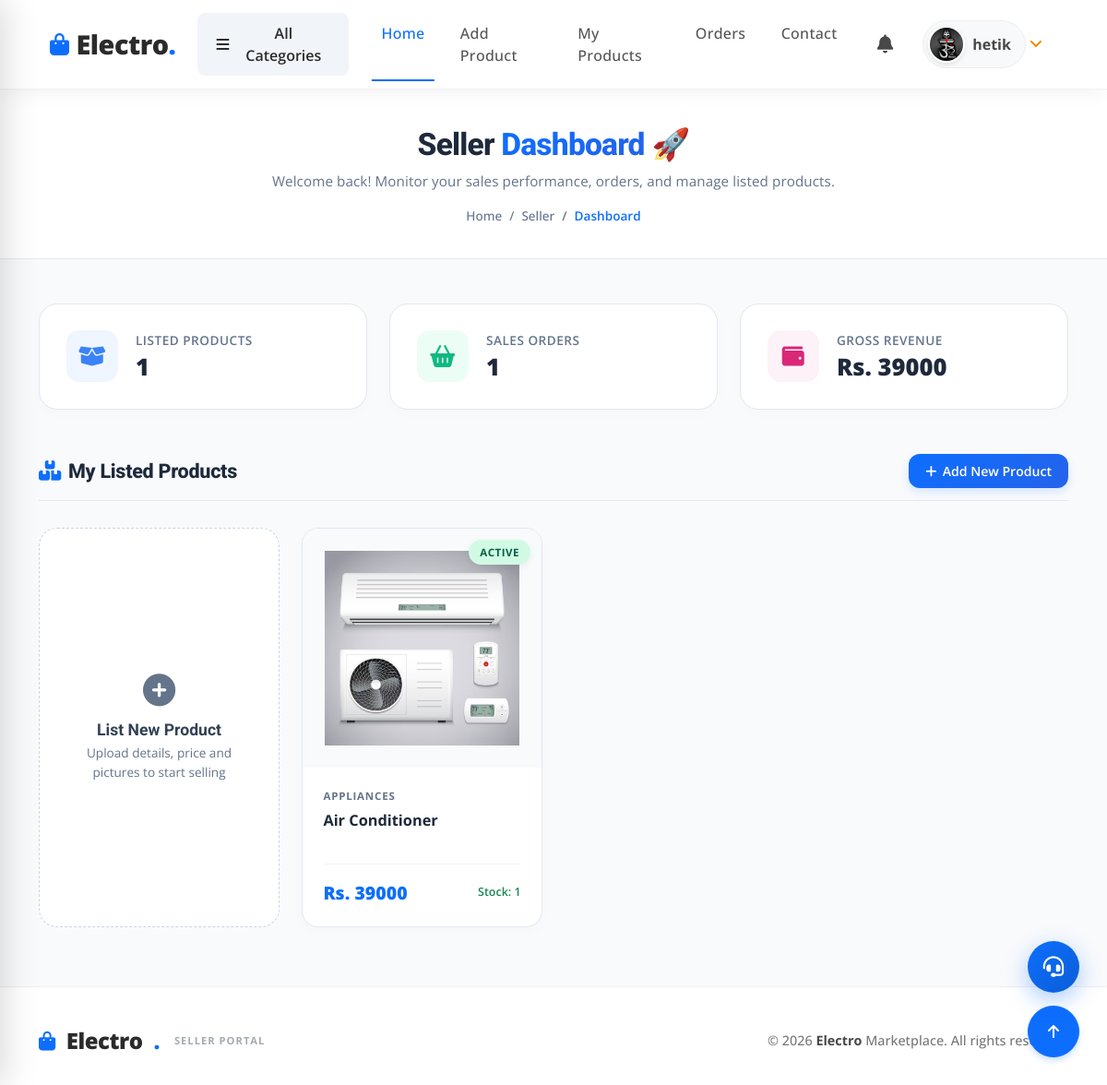
The app's page /seller-index/ (signed in) with its own data.
### myapp/models.py (models this page shows, shortened)
class User(models.Model):
    fname=models.CharField(max_length=100)
    lname=models.CharField(max_length=100)
    email=models.EmailField()
    mobile=models.PositiveIntegerField()
    address=models.TextField()
    password=models.CharField(max_length=100)
    profile_picture=models.ImageField(upload_to="profile_picture/")
    usertype=models.CharField(max_length=100,default="buyer")

class Product(models.Model):
    seller=models.ForeignKey(User,on_delete=models.CASCADE)
    category=(
        ("Mobile","Mobile"),
        ("Electronics","Electronics"),
    )
    product_category=models.CharField(max_length=100,choices=category)
    product_name=models.CharField(max_length=100)
    product_price=models.PositiveIntegerField()
    product_desc=models.TextField()
    product_picture=models.ImageField(upload_to="product_picture/")
    product_status=models.BooleanField(default=True)
    product_stock=models.PositiveIntegerField(default=0)
    returnable=models.BooleanField(default=False)
    return_days=models.PositiveIntegerField(default=0)

### myapp/views.py (the view)
# urls.py: path('seller-index/',views.seller_index,name='seller-index'),
def seller_index(request):
    try:
        user = User.objects.get(email=request.session['email'])
        if user.usertype == "seller":
            products = Product.objects.filter(seller=user).order_by('-id')
            total_products = products.count()
            seller_orders_qs = Cart.objects.filter(product__seller=user, payment_status=True, is_cancelled=False)
            total_orders = Cart.objects.filter(product__seller=user, payment_status=True).count()
            revenue_agg = seller_orders_qs.aggregate(total=Sum('total_price'))
            total_revenue = revenue_agg['total'] or 0
            return render(request, 'seller-index.html', {
                'products': products,
                'total_products': total_products,
                'total_orders': total_orders,
                'total_revenue': round(total_revenue, 2)
            })
        else:
            return redirect('index')
    except (User.DoesNotExist, KeyError):
        return redirect('seller-login')

### myapp/templates/seller-index.html (shortened to what this page needs)
{% extends 'seller-header.html' %}
{% load static %}
{% block content %}
<!DOCTYPE html>
<html lang="en">
<head>
    <link rel="stylesheet" href="https://cdnjs.cloudflare.com/ajax/libs/font-awesome/6.5.0/css/all.min.css">
</head>
<body>
    <div class="container-fluid page-header-compact text-center">
        <h2 class="wow fadeInUp" data-wow-delay="0.1s">Seller <span class="text-primary-gradient">Dashboard</span> 🚀</h2>
        <p class="header-subtitle mb-3 wow fadeInUp" data-wow-delay="0.2s">Welcome back! Monitor your sales performance, orders, and manage listed products.</p>
        <ol class="breadcrumb justify-content-center mb-0 wow fadeInUp" data-wow-delay="0.3s">
            <li class="breadcrumb-item"><a href="{% url 'seller-index' %}">Home</a></li>
            <li class="breadcrumb-item"><a href="#">Seller</a></li>
            <li class="breadcrumb-item active">Dashboard</li>
        </ol>
    </div>
    <div class="container-fluid dashboard-bg">
        <div class="container">
            <div class="row g-4 analytics-grid">
                <div class="col-md-4 wow fadeInUp" data-wow-delay="0.1s">
                    <div class="stat-card">
                        <div class="stat-icon-wrap icon-products">
                            <i class="fas fa-box-open"></i>
                        </div>
                        <div class="stat-info">
                            <span class="stat-label">Listed Products</span>
                            <span class="stat-value">{{ total_products|default:"0" }}</span>
                        </div>
                    </div>
                </div>
                <div class="col-md-4 wow fadeInUp" data-wow-delay="0.2s">
                    <div class="stat-card">
                        <div class="stat-icon-wrap icon-orders">
                            <i class="fas fa-shopping-basket"></i>
                        </div>
                        <div class="stat-info">
                            <span class="stat-label">Sales Orders</span>
                            <span class="stat-value">{{ total_orders|default:"0" }}</span>
                        </div>
                    </div>
                </div>
                <div class="col-md-4 wow fadeInUp" data-wow-delay="0.3s">
                    <div class="stat-card">
                        <div class="stat-icon-wrap icon-revenue">
                            <i class="fas fa-wallet"></i>
                        </div>
                        <div class="stat-info">
                            <span class="stat-label">Gross Revenue</span>
                            <span class="stat-value">Rs. {{ total_revenue|default:"0.00" }}</span>
                        </div>
                    </div>
                </div>
            </div>
            <div class="section-header d-flex justify-content-between align-items-center">
                <h3 class="section-title"><i class="fas fa-boxes me-2 text-primary"></i>My Listed Products</h3>
                <a href="{% url 'seller-add-product' %}" class="btn-add-shortcut">
                    <i class="fas fa-plus"></i> Add New Product
                </a>
            </div>
            <div class="row row-cols-1 row-cols-sm-2 row-cols-md-3 row-cols-lg-4 g-4 justify-content-start">
                <div class="col wow fadeInUp" data-wow-delay="0.1s">
                    <a href="{% url 'seller-add-product' %}" class="empty-dash-card">
                        <i class="fas fa-plus-circle"></i>
                        <h5>List New Product</h5>
                        <p>Upload details, price and pictures to start selling</p>
                    </a>
                </div>
                {% for i in products %}
                <div class="col wow fadeInUp" data-wow-delay="0.15s">
                    <div class="dash-product-card">
                        <div class="dash-img-wrapper">
                            {% if i.product_status %}
                                <span class="status-badge status-active">Active</span>
                            {% else %}
                                <span class="status-badge status-inactive">Inactive</span>
                            {% endif %}
                            <a href="{% url 'seller-product-details' pk=i.pk %}">
                                <img src="{{ i.product_picture.url }}" class="dash-img" alt="{{ i.product_name }}">
                            </a>
                        </div>
                        <div class="dash-content">
                            <span class="dash-category">{{ i.product_category }}</span>
                            <a href="{% url 'seller-product-details' pk=i.pk %}" class="dash-title" title="{{ i.product_name }}">
                                {{ i.product_name }}
                            </a>
                            <div class="dash-pricing">
                                <span class="dash-price-val">Rs. {{ i.product_price }}</span>
                                <span class="dash-stock {% if i.product_stock > 0 %}text-success{% else %}text-danger{% endif %}">
                                    {% if i.product_stock > 0 %}
                                        Stock: {{ i.product_stock }}
                                    {% else %}
                                        Out Of Stock
                                    {% endif %}
                                </span>
                            </div>
                        </div>
                    </div>
                </div>
                {% endfor %}
            </div>
        </div>
    </div>
</body>
</html>
{% endblock %}

### myapp/templates/seller-header.html (shortened to what this page needs)
{% load static %}
<!DOCTYPE html>
<html lang="en">
<head>
    <link rel="stylesheet" href="https://use.fontawesome.com/releases/v5.15.4/css/all.css" />
    <link href="https://cdn.jsdelivr.net/npm/bootstrap-icons@1.4.1/font/bootstrap-icons.css" rel="stylesheet">
    <link href="{% static 'lib/animate/animate.min.css' %}" rel="stylesheet">
    <link href="{% static 'lib/owlcarousel/assets/owl.carousel.min.css' %}" rel="stylesheet">
    <link href="{% static 'css/bootstrap.min.css' %}" rel="stylesheet">
    <link href="{% static 'css/style.css' %}?v=3" rel="stylesheet">
</head>
<body>
</head>
<body>
</head>
<body>
    <header class="modern-header">
        <div class="container px-4">
            <nav class="navbar navbar-expand-lg navbar-light py-2 px-0">
                <a href="{% url 'seller-index' %}" class="brand-logo me-4">
                    <i class="fas fa-shopping-bag me-2"></i>Electro<span class="text-primary">.</span>
                </a>
                {% if request.session.email %}
                <div class="nav-item dropdown d-none d-lg-block me-3">
                    <button class="category-btn d-flex align-items-center" type="button" data-bs-toggle="dropdown">
                        <i class="fa fa-bars me-2"></i> All Categories
                    </button>
                </div>
                {% endif %}
                <div class="collapse navbar-collapse" id="navbarCollapse">
                    {% if request.session.email %}
                    <div class="navbar-nav modern-nav me-auto">
                        <a href="{% url 'seller-index' %}" class="nav-item nav-link {% if request.resolver_match.url_name == 'seller-index' %}active{% endif %}">Home</a>
                        <a href="{% url 'seller-add-product' %}" class="nav-item nav-link {% if request.resolver_match.url_name == 'seller-add-product' %}active{% endif %}">Add Product</a>
                        <a href="{% url 'seller-view-product' %}" class="nav-item nav-link ">My Products</a>
                        <a href="{% url 'seller-myorder' %}" class="nav-item nav-link {% if request.resolver_match.url_name == 'seller-myorder' %}active{% endif %}">Orders</a>
                        <a href="{% url 'seller-contact' %}" class="nav-item nav-link {% if request.resolver_match.url_name == 'seller-contact' %}active{% endif %}">Contact</a>
                    </div>
                    {% endif %}
                    <div class="d-flex align-items-center ms-lg-4 mt-3 mt-lg-0">
                        {% if request.session.email %}
                        <div class="nav-item me-3">
                            <a href="javascript:void(0)" class="text-dark position-relative fs-5" id="sellerNotificationDropdown" style="transition: transform 0.2s; display: inline-block;">
                                <i class="fas fa-bell"></i>
                            </a>
                        </div>
                        <div class="nav-item dropdown">
                            <a href="#" class="nav-link dropdown-toggle d-flex align-items-center text-decoration-none" data-bs-toggle="dropdown">
                                <div class="profile-widget d-flex align-items-center">
                                    <div class="profile-img-wrap me-2">
                                        <img src="{{ request.session.profile_picture }}" alt="Profile" style="width: 100%; height: 100%; object-fit: cover;">
                                    </div>
                                    <span class="fw-bold text-dark fs-6">{{ request.session.fname }}</span>
                                </div>
                            </a>
                        </div>
                        {% else %}
                        <div class="d-flex gap-2">
                            <a href="{% url 'seller-login' %}" class="btn btn-outline-primary rounded-pill px-4">Login</a>
                            <a href="{% url 'signup' %}" class="btn btn-primary rounded-pill px-4 shadow-sm">Sign Up</a>
                        </div>
                        {% endif %}
                    </div>
                </div>
            </nav>
        </div>
    </header>
    {% block content %}
    {% endblock %}
    {% include 'seller-footer.html' %}
    {% if request.session.email %}
    <a href="#" class="btn btn-primary btn-lg-square back-to-top"><i class="fa fa-arrow-up"></i></a>
    <a href="{% url 'seller-contact' %}" class="support-fab" id="contact-fab-btn">
        <i class="fas fa-headset"></i>
    </a>
    {% endif %}
</body>
</html>

### myapp/static/css/style.css (style rules this page uses)
.back-to-top { position: fixed; right: 30px; bottom: 30px; display: flex; width: 45px; height: 45px; align-items: center; justify-content: center; transition: 0.5s; z-index: 99; }
.btn { font-weight: 600; transition: .5s; }
.btn-lg-square { width: 56px; height: 56px; }
.btn-square, .btn-sm-square, .btn-md-square, .btn-lg-square { padding: 0; display: flex; align-items: center; justify-content: center; font-weight: normal; border-radius: 50%; }
.btn.btn-primary { background: var(--bs-primary) !important; color: var(--bs-white) !important; font-family: 'Roboto', sans-serif; font-weight: 400; transition: 0.5s; }
.navbar .navbar-nav .nav-link:hover, .navbar .navbar-nav .nav-link.active, .fixed-top.bg-white .navbar .navbar-nav .nav-link:hover, .fixed-top.bg-white .navbar .navbar-nav .nav-link.active { color: var(--bs-white); }
.navbar .dropdown-toggle::after { border: none; content: "\f107"; font-family: "Font Awesome 5 Free"; font-weight: 600; vertical-align: middle; }
:root { --bs-primary: #0d6efd; --bs-primary-rgb: 13, 110, 253; --bs-secondary: #1a1d23; --bs-secondary-rgb: 26, 29, 35; --bs-dark: #121418; --bs-light: #f8f9fa; --bs-accent: #00c4ff; }
.text-primary { color: var(--bs-primary) !important; }
.btn-primary, .btn.btn-primary { background-color: var(--bs-primary) !important; border-color: var(--bs-primary) !important; color: #ffffff !important; box-shadow: 0 4px 6px rgba(13, 110, 253, 0.2); }
a { color: var(--bs-primary); }

### myapp/templates/seller-header.html (style rules this page uses)
#sellerNotificationDropdown * { pointer-events: none !important; }
.modern-header { background: rgba(255, 255, 255, 0.98); backdrop-filter: blur(10px); box-shadow: 0 4px 20px rgba(0, 0, 0, 0.05); position: sticky; top: 0; z-index: 1000; transition: all 0.3s ease; border-bottom: 1px solid rgba(0,0,0,0.05); }
.brand-logo { font-weight: 800; font-size: 1.8rem; color: #2b2b2b !important; letter-spacing: -0.5px; display: flex; align-items: center; text-decoration: none; }
.brand-logo i { color: #0d6efd; font-size: 1.5rem; }
.modern-nav .nav-link { color: #555 !important; font-weight: 500; padding: 1rem 1.2rem !important; position: relative; transition: color 0.2s; text-transform: capitalize; letter-spacing: 0.3px; }
.modern-nav .nav-link:hover, .modern-nav .nav-link.active { color: #0d6efd !important; }
.modern-nav .nav-link::after { content: ''; position: absolute; bottom: 0; left: 50%; transform: translateX(-50%); width: 0; height: 2px; background: #0d6efd; transition: width 0.3s ease; }
.modern-nav .nav-link:hover::after, .modern-nav .nav-link.active::after { width: 80%; }
.support-fab { position: fixed; bottom: 100px; right: 30px; width: 56px; height: 56px; background: linear-gradient(135deg, #0d6efd, #0b5ed7); color: #ffffff !important; border-radius: 50%; display: flex; align-items: center; justify-content: center; box-shadow: 0 8px 24px rgba(13, 110, 253, 0.35); z-index: 1030; transition: all 0.3s cubic-bezier(0.175, 0.885, 0.32, 1.275); text-decoration: none !important; }
.support-fab i { font-size: 1.4rem; transition: transform 0.3s ease; color: #ffffff !important; }
.support-fab::before { content: ''; position: absolute; top: 0; left: 0; right: 0; bottom: 0; border-radius: 50%; box-shadow: 0 0 0 0 rgba(13, 110, 253, 0.6); animation: fab-pulse 2s infinite; z-index: -1; }
.profile-widget { background: #f8f9fa; padding: 5px 15px 5px 5px; border-radius: 50px; border: 1px solid #eee; transition: all 0.2s; }
.profile-img-wrap { width: 40px; height: 40px; border-radius: 50%; overflow: hidden; border: 2px solid #fff; box-shadow: 0 2px 5px rgba(0,0,0,0.1); }
.category-btn { background: #f1f5f9; color: #2b2b2b; border-radius: 8px; padding: 10px 20px; font-weight: 600; border: none; transition: all 0.2s; }

### records on screen
User: session.fname "hetik"
Product: product_status "ACTIVE", product_picture (picture), product_category "APPLIANCES", product_name "Air Conditioner", product_price "39000", product_stock "1"

### other values on screen
{{ total_products|default:"0" }} "1"
{{ total_orders|default:"0" }} "1"
{{ total_revenue|default:"0.00" }} "39000"
